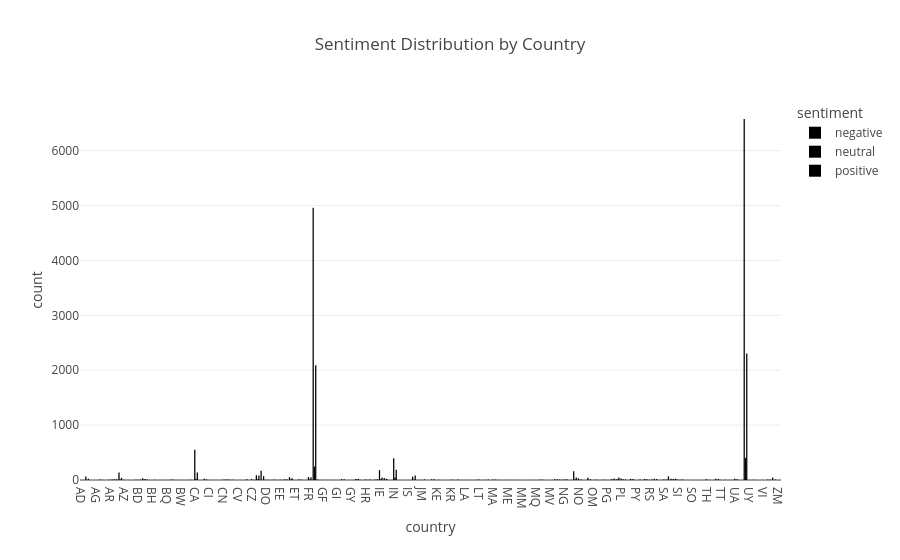
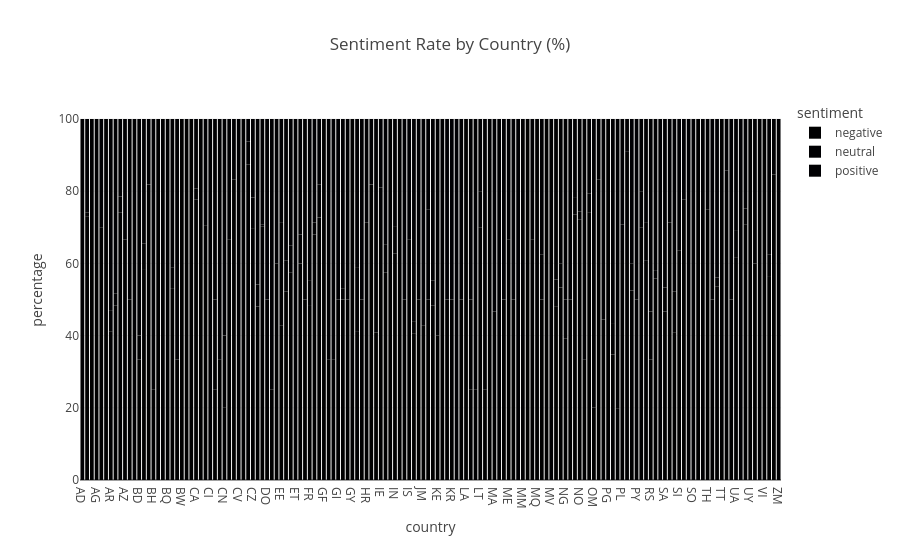
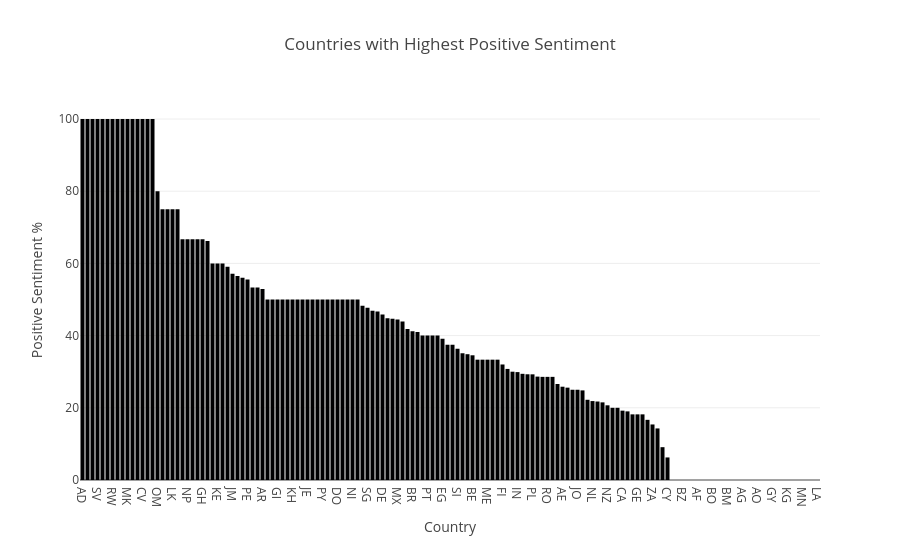
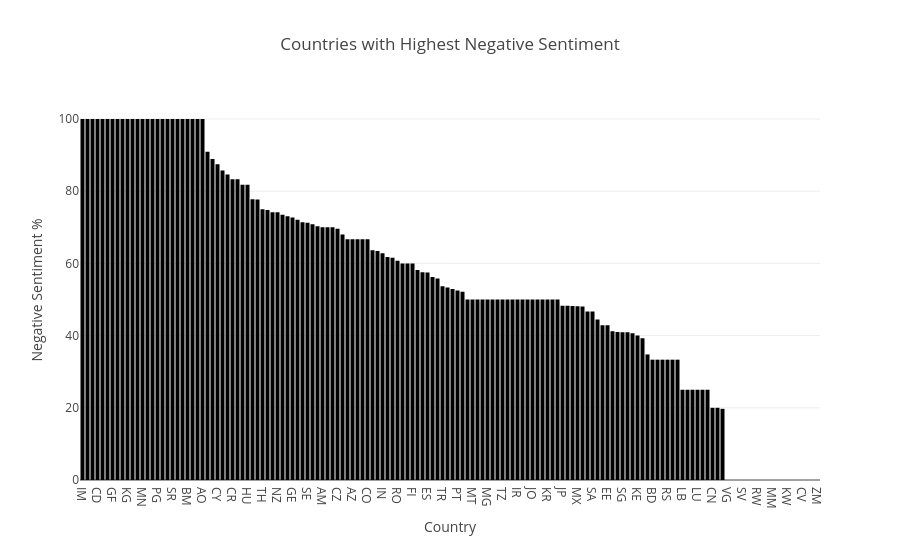

Here is the notebook cell these charts were saved with, in order:
### Markdown cell above
# Sentiment Analysis by Geography (Country)

### Code cell
# EXPLAINABILITY NOTE:
# This cell analyses sentiment by country.
# Counts show review volume, while percentages make countries comparable despite different sample sizes.

# Sentiment Analysis by Geography (Country)

# ======================================================================
# 1. AGGREGATE SENTIMENT BY COUNTRY
# Purpose: Measure sentiment volume across geographic regions
# ======================================================================

# Count the number of sentiment classes for each country
country_sentiment = pd.crosstab(
    df["country"],
    df["sentiment"]
)

print("Sentiment Distribution by Country")
print(country_sentiment)


# ======================================================================
# 2. CALCULATE SENTIMENT RATES
# Purpose: Standardise sentiment comparison across countries
# ======================================================================

# Convert sentiment counts into percentages per country
country_sentiment_pct = pd.crosstab(
    df["country"],
    df["sentiment"],
    normalize="index"
) * 100

print("\nSentiment Rates by Country (%)")
print(country_sentiment_pct)


# ======================================================================
# 3. VISUALISE SENTIMENT VOLUME
# Purpose: Compare total sentiment counts by country
# ======================================================================

# Reshape data for interactive Plotly chart
country_sentiment_long = country_sentiment.reset_index().melt(
    id_vars="country",
    var_name="sentiment",
    value_name="count"
)

# Grouped bar chart showing sentiment distribution
fig = px.bar(
    country_sentiment_long,
    x="country",
    y="count",
    color="sentiment",
    barmode="group",
    title="Sentiment Distribution by Country"
)

fig.show()


# ======================================================================
# 4. VISUALISE SENTIMENT RATES
# Purpose: Compare sentiment percentages fairly across countries
# ======================================================================

# Reshape percentage data for visualisation
country_sentiment_pct_long = country_sentiment_pct.reset_index().melt(
    id_vars="country",
    var_name="sentiment",
    value_name="percentage"
)

# Stacked bar chart for sentiment percentage comparison
fig = px.bar(
    country_sentiment_pct_long,
    x="country",
    y="percentage",
    color="sentiment",
    title="Sentiment Rate by Country (%)"
)

fig.show()


# ======================================================================
# 5. IDENTIFY BEST PERFORMING COUNTRIES
# Purpose: Find countries with the highest positive customer sentiment
# ======================================================================

# Rank countries by positive sentiment percentage
best_countries = country_sentiment_pct["positive"].sort_values(
    ascending=False
)

print("\nBest Performing Countries")
print(best_countries)

# Visualise the highest positive sentiment countries
fig = px.bar(
    x=best_countries.index,
    y=best_countries.values,
    title="Countries with Highest Positive Sentiment",
    labels={"x": "Country", "y": "Positive Sentiment %"}
)

fig.show()


# ======================================================================
# 6. IDENTIFY WORST PERFORMING COUNTRIES
# Purpose: Find countries with the highest negative customer sentiment
# ======================================================================

# Rank countries by negative sentiment percentage
worst_countries = country_sentiment_pct["negative"].sort_values(
    ascending=False
)

print("\nWorst Performing Countries")
print(worst_countries)

# Visualise countries with highest negative sentiment
fig = px.bar(
    x=worst_countries.index,
    y=worst_countries.values,
    title="Countries with Highest Negative Sentiment",
    labels={"x": "Country", "y": "Negative Sentiment %"}
)

fig.show()

### Figure 1 — Plotly figure (JSON) as saved in the notebook; plotly's stock layout.template omitted (floating-point values rounded to 4 significant figures; data arrays with more than 128 entries replaced by an {"elided": "..."} marker saying what was removed)
{"data": [{"alignmentgroup": "True", "hovertemplate": "sentiment=negative<br>country=%{x}<br>count=%{y}<extra></extra>", "legendgroup": "negative", "marker": {"color": "#000001", "pattern": {"shape": ""}}, "name": "negative", "offsetgroup": "negative", "orientation": "v", "showlegend": true, "textposition": "auto", "type": "bar", "x": {"elided": "148 str values"}, "xaxis": "x", "y": {"elided": "148 int values"}, "yaxis": "y"}, {"alignmentgroup": "True", "hovertemplate": "sentiment=neutral<br>country=%{x}<br>count=%{y}<extra></extra>", "legendgroup": "neutral", "marker": {"color": "#000002", "pattern": {"shape": ""}}, "name": "neutral", "offsetgroup": "neutral", "orientation": "v", "showlegend": true, "textposition": "auto", "type": "bar", "x": {"elided": "148 str values"}, "xaxis": "x", "y": {"elided": "148 int values"}, "yaxis": "y"}, {"alignmentgroup": "True", "hovertemplate": "sentiment=positive<br>country=%{x}<br>count=%{y}<extra></extra>", "legendgroup": "positive", "marker": {"color": "#000003", "pattern": {"shape": ""}}, "name": "positive", "offsetgroup": "positive", "orientation": "v", "showlegend": true, "textposition": "auto", "type": "bar", "x": {"elided": "148 str values"}, "xaxis": "x", "y": {"elided": "148 int values"}, "yaxis": "y"}], "layout": {"barmode": "group", "legend": {"title": {"text": "sentiment"}, "tracegroupgap": 0}, "title": {"text": "Sentiment Distribution by Country"}, "xaxis": {"anchor": "y", "domain": [0, 1], "title": {"text": "country"}}, "yaxis": {"anchor": "x", "domain": [0, 1], "title": {"text": "count"}}}}

### Figure 2 — Plotly figure (JSON) as saved in the notebook; plotly's stock layout.template omitted (floating-point values rounded to 4 significant figures; data arrays with more than 128 entries replaced by an {"elided": "..."} marker saying what was removed)
{"data": [{"hovertemplate": "sentiment=negative<br>country=%{x}<br>percentage=%{y}<extra></extra>", "legendgroup": "negative", "marker": {"color": "#000001", "pattern": {"shape": ""}}, "name": "negative", "orientation": "v", "showlegend": true, "textposition": "auto", "type": "bar", "x": {"elided": "148 str values"}, "xaxis": "x", "y": {"elided": "148 float values"}, "yaxis": "y"}, {"hovertemplate": "sentiment=neutral<br>country=%{x}<br>percentage=%{y}<extra></extra>", "legendgroup": "neutral", "marker": {"color": "#000002", "pattern": {"shape": ""}}, "name": "neutral", "orientation": "v", "showlegend": true, "textposition": "auto", "type": "bar", "x": {"elided": "148 str values"}, "xaxis": "x", "y": {"elided": "148 float values"}, "yaxis": "y"}, {"hovertemplate": "sentiment=positive<br>country=%{x}<br>percentage=%{y}<extra></extra>", "legendgroup": "positive", "marker": {"color": "#000003", "pattern": {"shape": ""}}, "name": "positive", "orientation": "v", "showlegend": true, "textposition": "auto", "type": "bar", "x": {"elided": "148 str values"}, "xaxis": "x", "y": {"elided": "148 float values"}, "yaxis": "y"}], "layout": {"barmode": "relative", "legend": {"title": {"text": "sentiment"}, "tracegroupgap": 0}, "title": {"text": "Sentiment Rate by Country (%)"}, "xaxis": {"anchor": "y", "domain": [0, 1], "title": {"text": "country"}}, "yaxis": {"anchor": "x", "domain": [0, 1], "title": {"text": "percentage"}}}}

### Figure 3 — Plotly figure (JSON) as saved in the notebook; plotly's stock layout.template omitted (floating-point values rounded to 4 significant figures; data arrays with more than 128 entries replaced by an {"elided": "..."} marker saying what was removed)
{"data": [{"hovertemplate": "Country=%{x}<br>Positive Sentiment %=%{y}<extra></extra>", "legendgroup": "", "marker": {"color": "#000001", "pattern": {"shape": ""}}, "name": "", "orientation": "v", "showlegend": false, "textposition": "auto", "type": "bar", "x": {"elided": "148 str values"}, "xaxis": "x", "y": {"elided": "148 float values"}, "yaxis": "y"}], "layout": {"barmode": "relative", "legend": {"tracegroupgap": 0}, "title": {"text": "Countries with Highest Positive Sentiment"}, "xaxis": {"anchor": "y", "domain": [0, 1], "title": {"text": "Country"}}, "yaxis": {"anchor": "x", "domain": [0, 1], "title": {"text": "Positive Sentiment %"}}}}

### Figure 4 — Plotly figure (JSON) as saved in the notebook; plotly's stock layout.template omitted (floating-point values rounded to 4 significant figures; data arrays with more than 128 entries replaced by an {"elided": "..."} marker saying what was removed)
{"data": [{"hovertemplate": "Country=%{x}<br>Negative Sentiment %=%{y}<extra></extra>", "legendgroup": "", "marker": {"color": "#000001", "pattern": {"shape": ""}}, "name": "", "orientation": "v", "showlegend": false, "textposition": "auto", "type": "bar", "x": {"elided": "148 str values"}, "xaxis": "x", "y": {"elided": "148 float values"}, "yaxis": "y"}], "layout": {"barmode": "relative", "legend": {"tracegroupgap": 0}, "title": {"text": "Countries with Highest Negative Sentiment"}, "xaxis": {"anchor": "y", "domain": [0, 1], "title": {"text": "Country"}}, "yaxis": {"anchor": "x", "domain": [0, 1], "title": {"text": "Negative Sentiment %"}}}}
